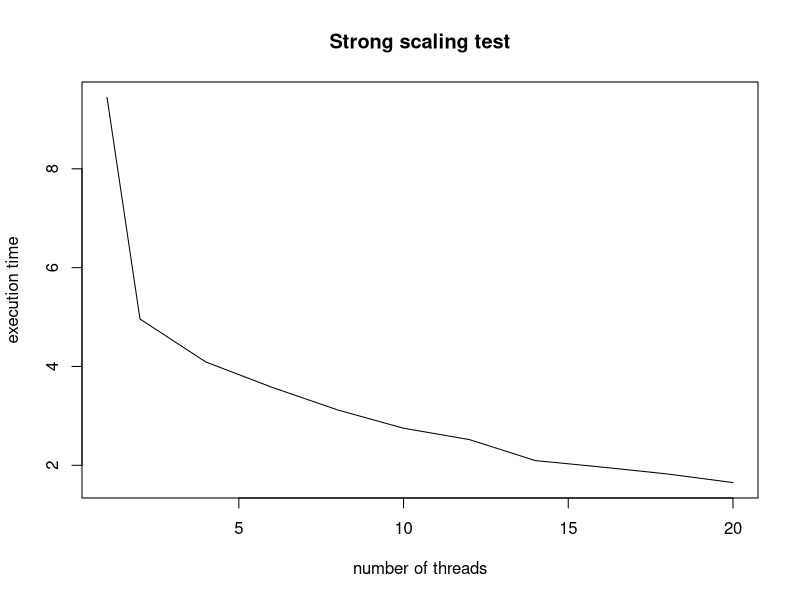
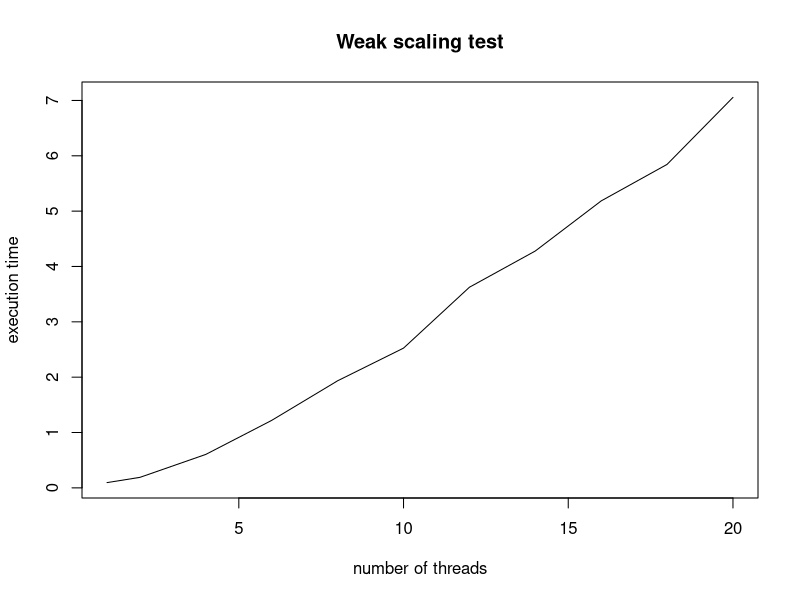

R code for these plots, in order:
library(readr)

times_strong_scalability = read.csv("results/time_execution_strong_mandelbrot.csv")

plot(times_strong_scalability$p,times_strong_scalability$time, type="l",xlab="number of threads",ylab="execution time", main="Strong scaling test")



times_weak_scalability = read.csv("results/time_execution_weak_mandelbrot.csv")

plot(times_weak_scalability$p,times_weak_scalability$time, type="l",xlab="number of threads",ylab="execution time", main="Weak scaling test")
